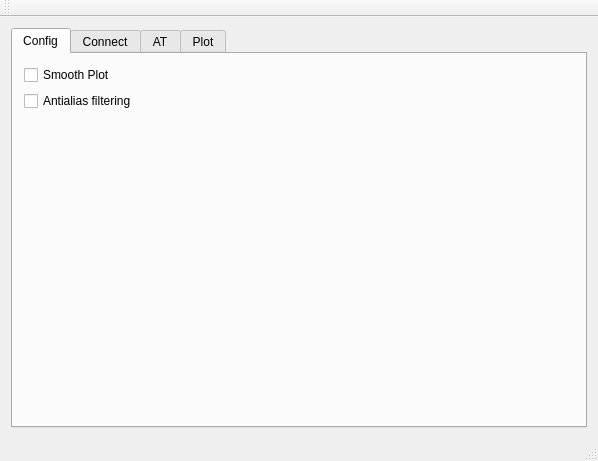
<?xml version="1.0" encoding="UTF-8"?>
<ui version="4.0">
 <class>MainWindow</class>
 <widget class="QMainWindow" name="MainWindow">
  <property name="geometry">
   <rect>
    <x>0</x>
    <y>0</y>
    <width>598</width>
    <height>461</height>
   </rect>
  </property>
  <property name="windowTitle">
   <string>MainWindow</string>
  </property>
  <widget class="QWidget" name="centralWidget">
   <layout class="QGridLayout" name="gridLayout">
    <item row="0" column="0">
     <layout class="QVBoxLayout" name="verticalLayout">
      <item>
       <widget class="QTabWidget" name="tabWidget">
        <property name="currentIndex">
         <number>0</number>
        </property>
        <widget class="QWidget" name="tab_3">
         <attribute name="title">
          <string>Config</string>
         </attribute>
         <layout class="QGridLayout" name="gridLayout_7">
          <item row="0" column="0">
           <layout class="QVBoxLayout" name="verticalLayout_4">
            <item>
             <widget class="QCheckBox" name="checkBoxConfigSmoothPlot">
              <property name="text">
               <string>Smooth Plot</string>
              </property>
             </widget>
            </item>
            <item>
             <widget class="QCheckBox" name="checkBoxConfigAntialias">
              <property name="text">
               <string>Antialias filtering</string>
              </property>
             </widget>
            </item>
            <item>
             <spacer name="verticalSpacer">
              <property name="orientation">
               <enum>Qt::Vertical</enum>
              </property>
              <property name="sizeHint" stdset="0">
               <size>
                <width>20</width>
                <height>40</height>
               </size>
              </property>
             </spacer>
            </item>
           </layout>
          </item>
         </layout>
        </widget>
        <widget class="QWidget" name="Connect">
         <attribute name="title">
          <string>Connect</string>
         </attribute>
         <layout class="QGridLayout" name="gridLayout_3">
          <item row="0" column="0">
           <widget class="QGroupBox" name="groupBoxWirelessInterface">
            <property name="title">
             <string>Wireless interface:</string>
            </property>
            <layout class="QGridLayout" name="gridLayout_2">
             <item row="0" column="0">
              <layout class="QGridLayout" name="gridLayout_4">
               <item row="1" column="0">
                <widget class="QPushButton" name="pushButtonBTdiscoverDevices">
                 <property name="text">
                  <string>Discover BT</string>
                 </property>
                </widget>
               </item>
               <item row="0" column="2">
                <widget class="QRadioButton" name="radioButtonWiFi">
                 <property name="text">
                  <string>WiFi</string>
                 </property>
                </widget>
               </item>
               <item row="3" column="0">
                <widget class="QLabel" name="labelBTstatus">
                 <property name="text">
                  <string>Status:</string>
                 </property>
                </widget>
               </item>
               <item row="0" column="0">
                <widget class="QRadioButton" name="radioButtonBT">
                 <property name="text">
                  <string>Bluetooth</string>
                 </property>
                 <property name="checked">
                  <bool>true</bool>
                 </property>
                </widget>
               </item>
               <item row="2" column="0">
                <widget class="QComboBox" name="comboBoxBTdevices"/>
               </item>
               <item row="5" column="0">
                <widget class="QPushButton" name="pushButtonBTconnect">
                 <property name="text">
                  <string>Connect BT</string>
                 </property>
                </widget>
               </item>
               <item row="1" column="2">
                <layout class="QHBoxLayout" name="horizontalLayout_3">
                 <item>
                  <widget class="QLabel" name="label">
                   <property name="text">
                    <string>IP Address:</string>
                   </property>
                  </widget>
                 </item>
                 <item>
                  <widget class="QLineEdit" name="lineEditWiFiAddress">
                   <property name="sizePolicy">
                    <sizepolicy hsizetype="Preferred" vsizetype="Fixed">
                     <horstretch>0</horstretch>
                     <verstretch>0</verstretch>
                    </sizepolicy>
                   </property>
                  </widget>
                 </item>
                </layout>
               </item>
               <item row="5" column="2">
                <widget class="QPushButton" name="pushButtonWiFiConnect">
                 <property name="text">
                  <string>Connect WiFi</string>
                 </property>
                </widget>
               </item>
               <item row="3" column="2">
                <widget class="QLabel" name="labelWiFiStatus">
                 <property name="text">
                  <string>Status:</string>
                 </property>
                </widget>
               </item>
               <item row="2" column="2">
                <layout class="QHBoxLayout" name="horizontalLayout_4">
                 <item>
                  <widget class="QLabel" name="labelWiFiPort">
                   <property name="text">
                    <string>Port:</string>
                   </property>
                  </widget>
                 </item>
                 <item>
                  <widget class="QLineEdit" name="lineEditWiFiPort">
                   <property name="sizePolicy">
                    <sizepolicy hsizetype="Minimum" vsizetype="Fixed">
                     <horstretch>0</horstretch>
                     <verstretch>0</verstretch>
                    </sizepolicy>
                   </property>
                  </widget>
                 </item>
                </layout>
               </item>
               <item row="6" column="2">
                <widget class="QPushButton" name="pushButtonWiFiDisconnect">
                 <property name="text">
                  <string>Disconnect WiFi</string>
                 </property>
                </widget>
               </item>
              </layout>
             </item>
            </layout>
           </widget>
          </item>
         </layout>
        </widget>
        <widget class="QWidget" name="tab_2">
         <attribute name="title">
          <string>AT</string>
         </attribute>
         <layout class="QGridLayout" name="gridLayout_5">
          <item row="0" column="0">
           <layout class="QVBoxLayout" name="verticalLayout_2">
            <item>
             <layout class="QHBoxLayout" name="horizontalLayout">
              <item>
               <widget class="QLineEdit" name="lineEditAT"/>
              </item>
              <item>
               <widget class="QPushButton" name="pushButtonATSend">
                <property name="text">
                 <string>Send</string>
                </property>
               </widget>
              </item>
             </layout>
            </item>
           </layout>
          </item>
          <item row="1" column="0">
           <widget class="QPlainTextEdit" name="plainTextEditAT"/>
          </item>
         </layout>
        </widget>
        <widget class="QWidget" name="tab">
         <attribute name="title">
          <string>Plot</string>
         </attribute>
         <layout class="QGridLayout" name="gridLayout_6">
          <item row="0" column="0">
           <layout class="QVBoxLayout" name="verticalLayout_3"/>
          </item>
         </layout>
        </widget>
       </widget>
      </item>
     </layout>
    </item>
   </layout>
  </widget>
  <widget class="QMenuBar" name="menuBar">
   <property name="geometry">
    <rect>
     <x>0</x>
     <y>0</y>
     <width>598</width>
     <height>22</height>
    </rect>
   </property>
  </widget>
  <widget class="QToolBar" name="mainToolBar">
   <attribute name="toolBarArea">
    <enum>TopToolBarArea</enum>
   </attribute>
   <attribute name="toolBarBreak">
    <bool>false</bool>
   </attribute>
  </widget>
  <widget class="QStatusBar" name="statusBar"/>
 </widget>
 <layoutdefault spacing="6" margin="11"/>
 <tabstops>
  <tabstop>radioButtonBT</tabstop>
  <tabstop>radioButtonWiFi</tabstop>
  <tabstop>lineEditWiFiAddress</tabstop>
  <tabstop>lineEditWiFiPort</tabstop>
  <tabstop>pushButtonWiFiConnect</tabstop>
  <tabstop>pushButtonWiFiDisconnect</tabstop>
  <tabstop>pushButtonBTdiscoverDevices</tabstop>
  <tabstop>comboBoxBTdevices</tabstop>
  <tabstop>pushButtonBTconnect</tabstop>
  <tabstop>tabWidget</tabstop>
  <tabstop>lineEditAT</tabstop>
  <tabstop>pushButtonATSend</tabstop>
  <tabstop>plainTextEditAT</tabstop>
 </tabstops>
 <resources/>
 <connections/>
</ui>
